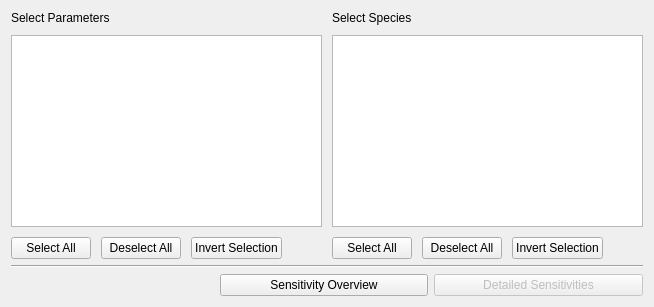
     <widget class="QWidget" name="tabSensitivity">
      <attribute name="title">
       <string>&amp;Sensitivity</string>
      </attribute>
      <layout class="QHBoxLayout" name="horizontalLayout_10">
       <item>
        <layout class="QVBoxLayout" name="verticalLayout_9">
         <item>
          <layout class="QHBoxLayout" name="horizontalLayout_4" stretch="0,0">
           <property name="spacing">
            <number>10</number>
           </property>
           <item>
            <layout class="QVBoxLayout" name="verticalLayout_2">
             <item>
              <widget class="QLabel" name="labelSensitivitySelectParams">
               <property name="sizePolicy">
                <sizepolicy hsizetype="Preferred" vsizetype="Preferred">
                 <horstretch>3</horstretch>
                 <verstretch>0</verstretch>
                </sizepolicy>
               </property>
               <property name="text">
                <string>Select Parameters</string>
               </property>
              </widget>
             </item>
             <item>
              <widget class="QTableView" name="sensitivityTableView">
               <property name="sizePolicy">
                <sizepolicy hsizetype="Expanding" vsizetype="Expanding">
                 <horstretch>3</horstretch>
                 <verstretch>0</verstretch>
                </sizepolicy>
               </property>
              </widget>
             </item>
             <item>
              <layout class="QHBoxLayout" name="horizontalLayout_13">
               <item>
                <widget class="QPushButton" name="buttonSelectAllSensitivity">
                 <property name="text">
                  <string>Select All</string>
                 </property>
                </widget>
               </item>
               <item>
                <widget class="QPushButton" name="buttonDeselectAllSensitivity">
                 <property name="text">
                  <string>Deselect All</string>
                 </property>
                </widget>
               </item>
               <item>
                <widget class="QPushButton" name="buttonInvertSelectionSensitivity">
                 <property name="text">
                  <string>Invert Selection</string>
                 </property>
                </widget>
               </item>
               <item>
                <spacer name="horizontalSpacer_9">
                 <property name="orientation">
                  <enum>Qt::Horizontal</enum>
                 </property>
                 <property name="sizeHint" stdset="0">
                  <size>
                   <width>40</width>
                   <height>20</height>
                  </size>
                 </property>
                </spacer>
               </item>
              </layout>
             </item>
            </layout>
           </item>
           <item>
            <layout class="QVBoxLayout" name="verticalLayout_8">
             <item>
              <widget class="QLabel" name="labelSensitivitySelectSpecies">
               <property name="text">
                <string>Select Species</string>
               </property>
              </widget>
             </item>
             <item>
              <widget class="QTableView" name="tableViewSensitivitySpecies">
               <property name="sizePolicy">
                <sizepolicy hsizetype="Expanding" vsizetype="Expanding">
                 <horstretch>0</horstretch>
                 <verstretch>0</verstretch>
                </sizepolicy>
               </property>
              </widget>
             </item>
             <item>
              <layout class="QHBoxLayout" name="horizontalLayout_14">
               <item>
                <widget class="QPushButton" name="buttonSelectAllSensitivitySpecies">
                 <property name="text">
                  <string>Select All</string>
                 </property>
                </widget>
               </item>
               <item>
                <widget class="QPushButton" name="buttonDeselectAllSensitivitySpecies">
                 <property name="text">
                  <string>Deselect All</string>
                 </property>
                </widget>
               </item>
               <item>
                <widget class="QPushButton" name="buttonInvertSelectionSensitivitySpecies">
                 <property name="text">
                  <string>Invert Selection</string>
                 </property>
                </widget>
               </item>
               <item>
                <spacer name="horizontalSpacer_10">
                 <property name="orientation">
                  <enum>Qt::Horizontal</enum>
                 </property>
                 <property name="sizeHint" stdset="0">
                  <size>
                   <width>40</width>
                   <height>20</height>
                  </size>
                 </property>
                </spacer>
               </item>
              </layout>
             </item>
            </layout>
           </item>
          </layout>
         </item>
         <item>
          <widget class="Line" name="line">
           <property name="orientation">
            <enum>Qt::Horizontal</enum>
           </property>
          </widget>
         </item>
         <item>
          <layout class="QHBoxLayout" name="horizontalLayout_9">
           <item>
            <spacer name="horizontalSpacer_4">
             <property name="orientation">
              <enum>Qt::Horizontal</enum>
             </property>
             <property name="sizeHint" stdset="0">
              <size>
               <width>40</width>
               <height>20</height>
              </size>
             </property>
            </spacer>
           </item>
           <item>
            <widget class="QPushButton" name="computeSensitivityOverviewButton">
             <property name="sizePolicy">
              <sizepolicy hsizetype="Expanding" vsizetype="Fixed">
               <horstretch>0</horstretch>
               <verstretch>0</verstretch>
              </sizepolicy>
             </property>
             <property name="text">
              <string>Sensitivity Overview</string>
             </property>
             <property name="checkable">
              <bool>false</bool>
             </property>
            </widget>
           </item>
           <item>
            <widget class="QPushButton" name="computeDetailedSensitivitiesButton">
             <property name="enabled">
              <bool>false</bool>
             </property>
             <property name="sizePolicy">
              <sizepolicy hsizetype="Expanding" vsizetype="Fixed">
               <horstretch>0</horstretch>
               <verstretch>0</verstretch>
              </sizepolicy>
             </property>
             <property name="text">
              <string>Detailed Sensitivities</string>
             </property>
            </widget>
           </item>
          </layout>
         </item>
        </layout>
       </item>
      </layout>
     </widget>
